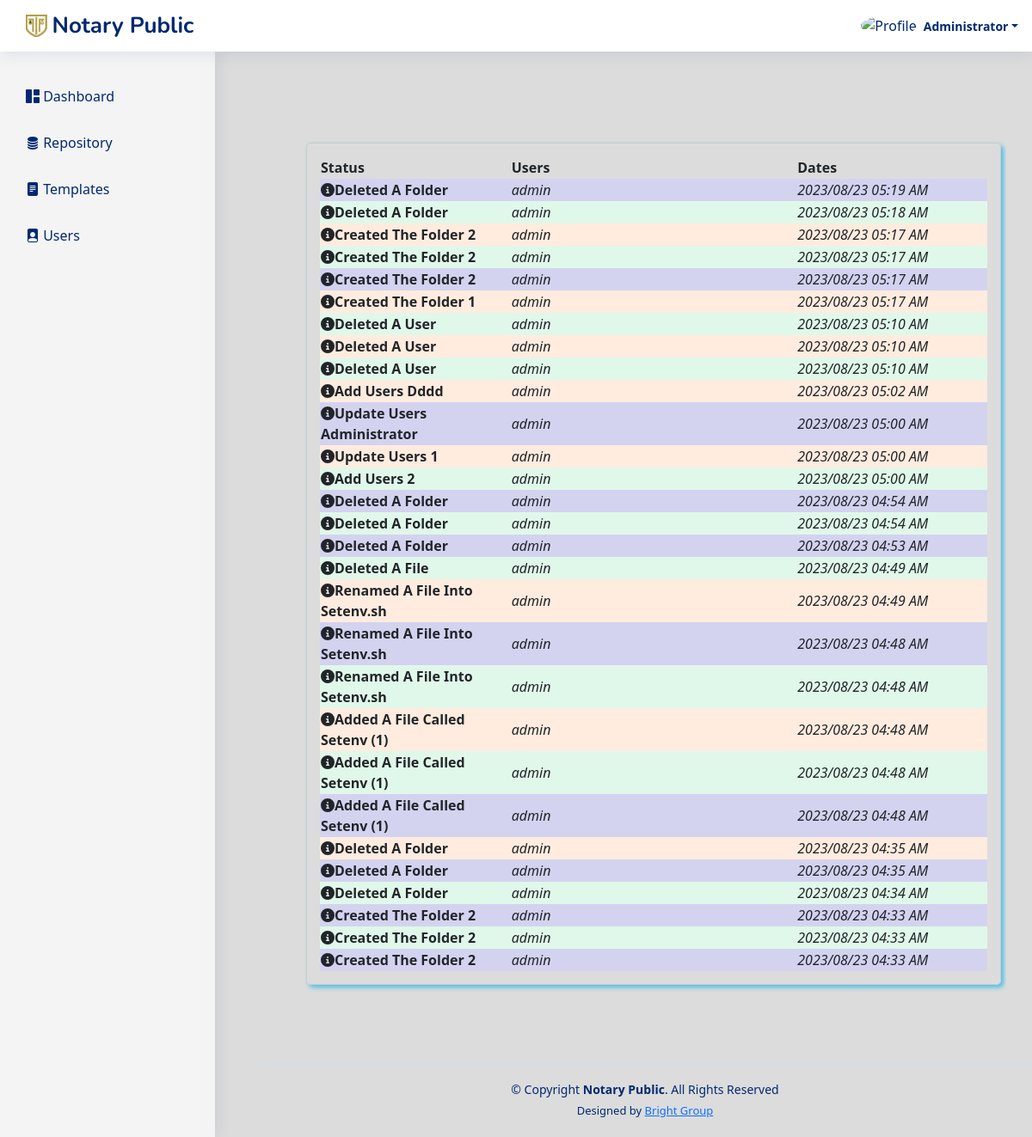
The page /index.php?page=logs (signed in) on the database its author committed.
### tables this page shows
CREATE TABLE `users_logs` (
  `status` varchar(200) NOT NULL,
  `users` varchar(200) NOT NULL,
  `dates` varchar(200) NOT NULL,
  `id` int(11) NOT NULL
);

### logs.php (the view, shortened to what this page needs)
<section class="section dashboard">
        <?php include('db_connect.php');
            $users_query = $conn->query("SELECT * FROM users_logs order by id DESC");
            ?>
            <div class="row mt-3 ml-3 mr-3">
                    <div class="log-body">
                    <table width="100%">
                            <tr>
                                <th width="20%" class="">Status</th>
                                <th width="30%" class="">Users</th>
                                <th width="20%" class="">Dates</th>
                            </tr>
                            <?php
                            $random_colors = array('#d3d3f0', '#e0f8e9', '#ffecdf');
                            $previous_color_index = -1;
                            while ($row = $users_query->fetch_assoc()):
                                do {
                                    $random_index = array_rand($random_colors);
                                } while ($random_index === $previous_color_index);
                                $random_color = $random_colors[$random_index];
                                $previous_color_index = $random_index;
                                ?>
                                <tr class='file-item' style="background-color: <?php echo $random_color; ?>">
                                    <td><large><span><i class="fa fa-info-circle "></i><span><b><?php echo ucwords($row['status']) ?></b></large></td>
                                    <td><i><?php echo $row['users'] ?></td>
                                    <td><i><span> <?php echo date('Y/m/d h:i A',strtotime($row['dates'])) ?></td>
                                </tr>
                            <?php endwhile; ?>
                        </table>
                    </div>
            </div>
</section>

### assets/css/style.css (style rules this page uses)
:root { scroll-behavior: smooth; }
body { font-family: "Open Sans", sans-serif; background: #f6f9ff; color: #444444; }

### assets1/css/style.css (style rules this page uses)
body { font-family: "Open Sans", sans-serif; color: #444444; width: 100%; height: calc(100%); }
section { padding: 60px 0; overflow: hidden; }

### index.php (style rules this page uses)
body { background: #80808045; }

### logs.php (style rules this page uses)
.log-body { border: 1px solid #ccc; padding: 15px; margin: 10px; border-radius: 5px; box-shadow: 3px 3px 5px rgb(15 182 237 / 71%); transition: box-shadow 0.3s cubic-bezier(0, -1.49, 1, 0.3); }
.file-item { cursor: pointer; }

### rows shown on the page
users_logs: status "Deleted A Folder", users "admin", dates "2023/08/23 05:19 AM"
users_logs: status "Deleted A Folder", users "admin", dates "2023/08/23 05:18 AM"
users_logs: status "Created The Folder 2", users "admin", dates "2023/08/23 05:17 AM"
users_logs: status "Created The Folder 2", users "admin", dates "2023/08/23 05:17 AM"
users_logs: status "Created The Folder 2", users "admin", dates "2023/08/23 05:17 AM"
users_logs: status "Created The Folder 1", users "admin", dates "2023/08/23 05:17 AM"
users_logs: status "Deleted A User", users "admin", dates "2023/08/23 05:10 AM"
users_logs: status "Deleted A User", users "admin", dates "2023/08/23 05:10 AM"
users_logs: status "Deleted A User", users "admin", dates "2023/08/23 05:10 AM"
users_logs: status "Add Users Dddd", users "admin", dates "2023/08/23 05:02 AM"
users_logs: status "Update Users Administrator", users "admin", dates "2023/08/23 05:00 AM"
users_logs: status "Update Users 1", users "admin", dates "2023/08/23 05:00 AM"
users_logs: status "Add Users 2", users "admin", dates "2023/08/23 05:00 AM"
users_logs: status "Deleted A Folder", users "admin", dates "2023/08/23 04:54 AM"
users_logs: status "Deleted A Folder", users "admin", dates "2023/08/23 04:54 AM"
users_logs: status "Deleted A Folder", users "admin", dates "2023/08/23 04:53 AM"
users_logs: status "Deleted A File", users "admin", dates "2023/08/23 04:49 AM"
users_logs: status "Renamed A File Into Setenv.sh", users "admin", dates "2023/08/23 04:49 AM"
users_logs: status "Renamed A File Into Setenv.sh", users "admin", dates "2023/08/23 04:48 AM"
users_logs: status "Renamed A File Into Setenv.sh", users "admin", dates "2023/08/23 04:48 AM"
users_logs: status "Added A File Called Setenv (1)", users "admin", dates "2023/08/23 04:48 AM"
users_logs: status "Added A File Called Setenv (1)", users "admin", dates "2023/08/23 04:48 AM"
users_logs: status "Added A File Called Setenv (1)", users "admin", dates "2023/08/23 04:48 AM"
users_logs: status "Deleted A Folder", users "admin", dates "2023/08/23 04:35 AM"
users_logs: status "Deleted A Folder", users "admin", dates "2023/08/23 04:35 AM"
users_logs: status "Deleted A Folder", users "admin", dates "2023/08/23 04:34 AM"
users_logs: status "Created The Folder 2", users "admin", dates "2023/08/23 04:33 AM"
users_logs: status "Created The Folder 2", users "admin", dates "2023/08/23 04:33 AM"
users_logs: status "Created The Folder 2", users "admin", dates "2023/08/23 04:33 AM"

### other values the page prints
$_SESSION['login_name'] "Administrator"
